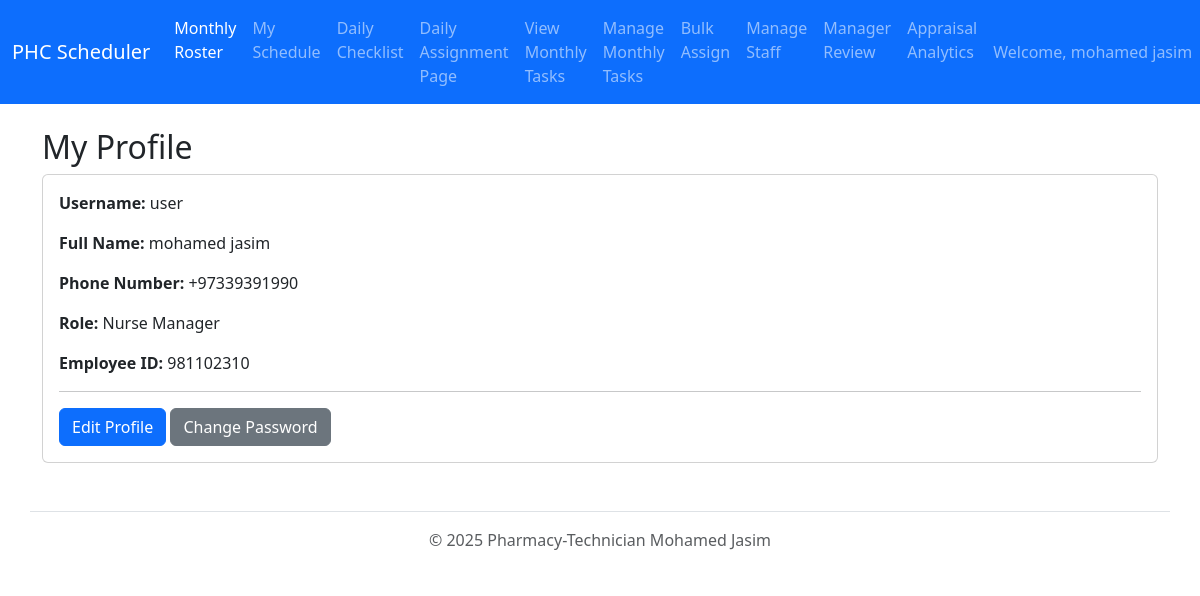
Page /profile/ (signed in) on the earlier database version.
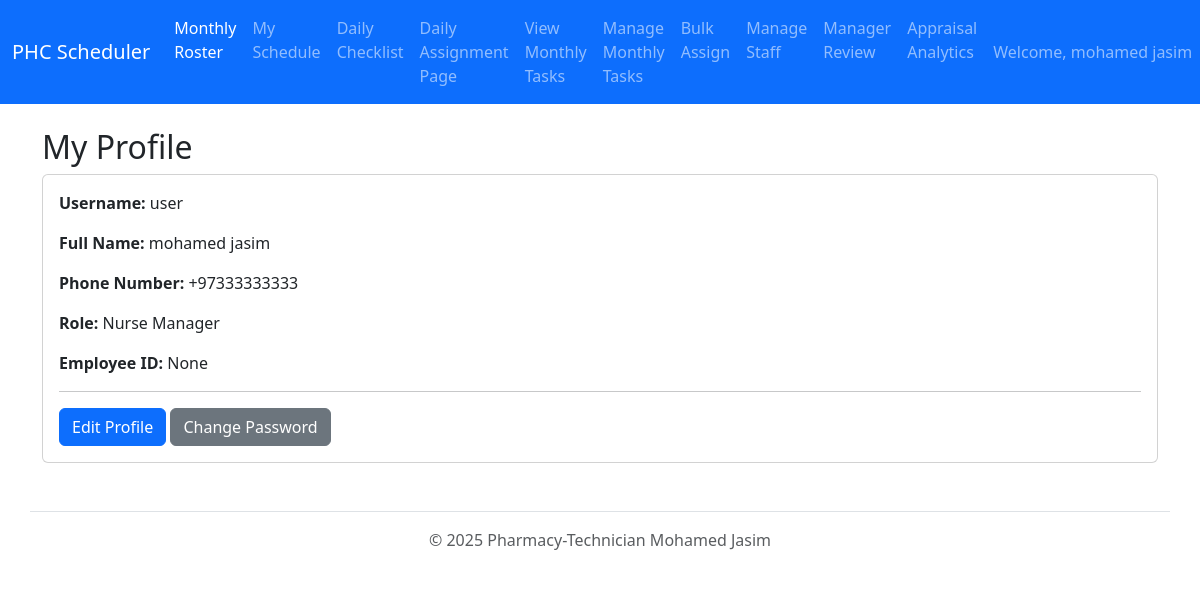
Same page on the later database version.
### main_app/models.py (models this page shows, shortened)
class User(AbstractUser):
    class Role(models.TextChoices):
        NURSE = 'NURSE', 'Nurse'
        MAS = 'MAS', 'MAS (Auxiliary)'
        NURSE_MANAGER = 'MANAGER', 'Nurse Manager'
    username = models.CharField(
        max_length=150,
        unique=True,
        help_text="The part of the email before @phc.gov.bh"
    )
    email = models.EmailField(blank=True)
    phone_number = PhoneNumberField(
        unique=True,
        region='BH',
        help_text="Must be a unique Bahraini phone number."
    )
    employee_id = models.IntegerField(unique=True, blank=True, null=True)
    role = models.CharField(max_length=7, choices=Role.choices, default=Role.NURSE)
    USERNAME_FIELD = 'username'
    REQUIRED_FIELDS = ['first_name', 'last_name', 'phone_number']

### main_app/views.py (the view)
# urls.py: path('profile/', views.ProfileView.as_view(), name='profile'),
class ProfileView(LoginRequiredMixin, DetailView):
    model = User
    template_name = "profile.html"
    context_object_name = "profile_user"
    def get_object(self, queryset=None):
        return self.request.user

### main_app/templates/profile.html (shortened to what this page needs)
{% extends 'base.html' %}
{% block content %}
<h2>My Profile</h2>
<div class="card">
  <div class="card-body">
    <p><strong>Username:</strong> {{ profile_user.username }}</p>
    <p><strong>Full Name:</strong> {{ profile_user.get_full_name }}</p>
    <p><strong>Phone Number:</strong> {{ profile_user.phone_number }}</p>
    <p><strong>Role:</strong> {{ profile_user.get_role_display }}</p>
    <p><strong>Employee ID:</strong> {{ profile_user.employee_id }}</p>
    <hr>
    <a href="{% url 'main_app:profile_edit' %}" class="btn btn-primary">Edit Profile</a>
    <a href="{% url 'main_app:password_change' %}" class="btn btn-secondary">Change Password</a>
  </div>
</div>
{% endblock %}

### main_app/templates/base.html (shortened to what this page needs)
{% load static %}
<!DOCTYPE html>
<html lang="en">
<head>
  <link href="https://cdn.jsdelivr.net/npm/bootstrap@5.3.3/dist/css/bootstrap.min.css" rel="stylesheet">
  <link rel="stylesheet" href="{% static 'css/print.css' %}" media="print">
</head>
<body>
  <nav class="navbar navbar-expand-lg navbar-dark bg-primary">
    <div class="container-fluid">
      <a class="navbar-brand" href="{% url 'main_app:index' %}">PHC Scheduler</a>
      <div class="collapse navbar-collapse" id="navbarNav">
        <div class="navbar-nav me-auto">
          <a class="nav-link active" href="{% url 'main_app:index' %}">Monthly Roster</a>
          <a class="nav-link" href="{% url 'main_app:my_schedule' %}">My Schedule</a>
          <a class="nav-link" href="{% url 'main_app:checklist' %}">Daily Checklist</a>
          {% if request.user.role == 'MANAGER' %}
          <a class="nav-link" href="{% url 'main_app:daily_assign_redirect' %}">Daily Assignment Page</a>
          <a class="nav-link" href="{% url 'main_app:monthly_assignment_today' %}">View Monthly Tasks</a>
          <a class="nav-link" href="{% url 'main_app:monthly_assignment_list' %}">Manage Monthly Tasks</a>
          <a class="nav-link" href="{% url 'main_app:bulk_assign' %}">Bulk Assign</a>
          <a class="nav-link" href="{% url 'main_app:staff_list' %}">Manage Staff</a>
          <a class="nav-link" href="{% url 'main_app:manager_review' %}">Manager Review</a>
          <a class="nav-link" href="{% url 'main_app:appraisal_analytics' %}">Appraisal Analytics</a>
          {% endif %}
        </div>
        <div class="navbar-nav">
          <li class="nav-item dropdown">
            <a class="nav-link dropdown-toggle" href="#" role="button" data-bs-toggle="dropdown">
              Welcome, {{ request.user.get_full_name }}
            </a>
          </li>
        </div>
      </div>
    </div>
  </nav>
  <main class="container mt-4">
    {% block content %}
    {% endblock %}
  </main>
  <footer class="container mt-5 py-3 text-center text-muted border-top">
    &copy; 2025 Pharmacy-Technician Mohamed Jasim
  </footer>
</body>
</html>

Differences in the rows shown:
changed User "mohamed jasim": phone_number "+97339391990" → "+97333333333"; employee_id "981102310" → "None"
